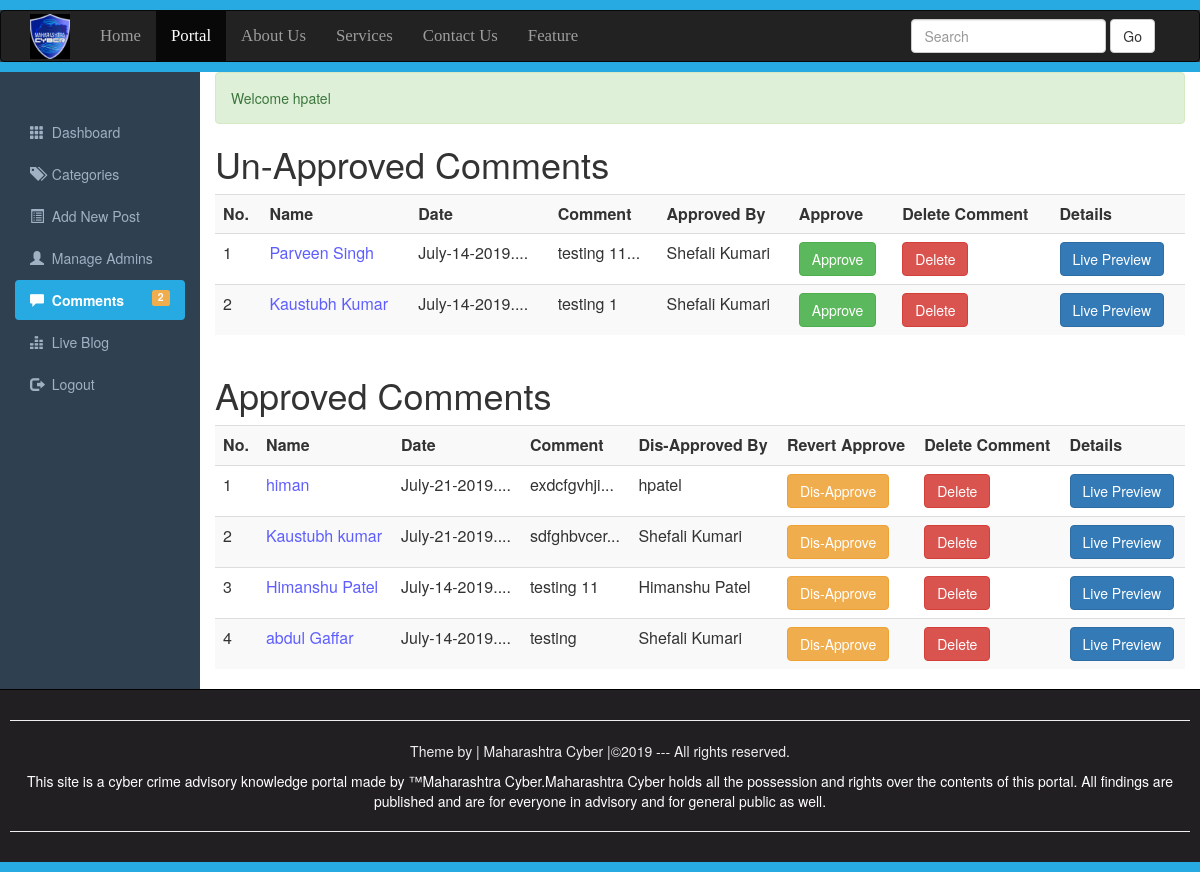
The page /Comments.php (signed in) on the database its author committed.
### tables this page shows
CREATE TABLE `comments` (
  `id` int(10) NOT NULL,
  `datetime` varchar(50) NOT NULL,
  `name` varchar(200) NOT NULL,
  `email` varchar(200) NOT NULL,
  `comment` varchar(500) NOT NULL,
  `status` varchar(5) NOT NULL,
  `admin_panel_id` int(10) NOT NULL,
  `approvedby` varchar(200) NOT NULL
);

### Comments.php (the view, shortened to what this page needs)
<?php require_once("include/Sessions.php");?>
<!DOCTYPE>
<html>
    <head>
        <link rel="stylesheet" href="css/bootstrap.min.css">
        <link rel="stylesheet" href="css/adminstyle.css">
    </head>
    <body>
    <div style="height: 10px;background: #27AAE1;"></div>
<nav class ="navbar navbar-inverse" role="navigation">
    <div class="container">
        <div class="navbar-header">
        <a class="navbar-brand" href="portal">
        <img style="margin-top: -12px;" src="images/maha.jfif" width=40;height=7;>
        </a>
        </div>
        <div class="collapse navbar-collapse" id="collapse">
        <ul class="nav navbar-nav">
            <li><a href="#">Home</a></li>
            <li class="active"><a href="portal" target="_blank">Portal</a></li>
            <li><a href="#">About Us</a></li>
            <li><a href="#">Services</a></li>
            <li><a href="#">Contact Us</a></li>
            <li><a href="#">Feature</a></li>
        </ul>
        <form action="portal" class="navbar-form navbar-right">
        <div class="form-group">
        <input type="text" class="form-control" placeholder="Search" name="Search">
        </div>
        <button class="btn btn-default" name="SearchButton">Go</button>
        </form>
        </div>
        </nav>
        <div class="Line" style="height: 10px;background: #27AAE1;"></div>
<div class="container-fluid">
<div class="row">
    <div class="col-sm-2">
    <br><br>
    <ul id="Side_Menu" class="nav nav-pills nav-stacked">
        <li><a href="dashboard">
        <span class="glyphicon glyphicon-th"></span>
        &nbsp;Dashboard</a></li>
        <li><a href="categories">
        <span class="glyphicon glyphicon-tags"></span>
        &nbsp;Categories</a></li>
        <li><a href="addNewPost">
        <span class="glyphicon glyphicon-list-alt"></span>
        &nbsp;Add New Post</a></li>
        <li><a href="manageAdmin">
        <span class="glyphicon glyphicon-user"></span>
        &nbsp;Manage Admins</a></li>
        <li  class="active"><a href="Comments.php">
        <span class="glyphicon glyphicon-comment"></span>
        &nbsp;Comments
        <?php
                     global $connection;
                     $QueryTotal="SELECT COUNT(*) FROM comments WHERE status='OFF'";
                     $ExecuteTotal=mysqli_query($connection,$QueryTotal);
                     $RowsTotal=mysqli_fetch_array($ExecuteTotal);
                     $TotalUnApprovedComments=array_shift($RowsTotal);
                ?>
                <span class="label pull-right label-warning">
                <?php echo $TotalUnApprovedComments; ?></span>
        </a></li>
        <li><a href="#">
        <span class="glyphicon glyphicon-equalizer"></span>
        &nbsp;Live Blog</a></li>
        <li><a href="logout">
        <span class="glyphicon glyphicon-log-out"></span>
        &nbsp;Logout</a></li>
        </ul>
        </div>
        <div class="col-sm-10">
        <div><?php  echo Message();
                    echo SuccessMessage();
         ?></div>
        <h1>Un-Approved Comments</h1>
        <div class="table-responsive">
            <table class="table table-striped table-hover">
                <tr>
                <th>No.</th>
                <th>Name</th>
                <th>Date</th>
                <th>Comment</th>
                <th>Approved By</th>
                <th>Approve</th>
                <th>Delete Comment</th>
                <th>Details</th>
                </tr>
                <?php
                 global $connection;
                 $ViewQuery="SELECT * FROM comments WHERE status='OFF' ORDER BY datetime desc";
                 $Execute=mysqli_query($connection,$ViewQuery);
                 $SrNo=0;
                 while($DataRows=mysqli_fetch_array($Execute)){
                    $CommentId=$DataRows["id"];
                    $DateTimeofComment=$DataRows["datetime"];
                    $PersonName=$DataRows["name"];
                    $PersonComments=$DataRows["comment"];
                    $ApprovedBy=$DataRows["approvedby"];
                    $CommentedPostId=$DataRows["admin_panel_id"];
                    $SrNo++;
                ?>
                <tr>
                    <td><?php echo htmlentities($SrNo);?></td>
                    <td style="color: #5e5eff;"><?php
                    echo htmlentities($PersonName);?></td>
                    <td><?php
                    if(strlen($DateTimeofComment)>11){$DateTimeofComment=substr($DateTimeofComment,0,12)."...";}
                    echo htmlentities($DateTimeofComment);?>.</td>
                    <td><?php
                    if(strlen($PersonComments)>10){$PersonComments=substr($PersonComments,0,10)."...";}
                    echo htmlentities($PersonComments);?></td>
                    <td><?php echo  htmlentities($ApprovedBy); ?></td>
                    <td>
                    <a href="approveComments?id=<?php echo $CommentId;?>">
                    <span class="btn btn-success">Approve</span>
                    </a></td>
                    <td>
                    <a href="deleteComments?id=<?php echo $CommentId;?>">
                    <span class="btn btn-danger">Delete</span>
                    </a>
                    </td>
                    <td><a href="fullPost?id=<?php echo $CommentedPostId;?>" target="_blank"><span class="btn btn-primary">Live Preview</span></td></a>
                    </tr>
                 <?php } ?>
            </table>
        </div>
        <h1>Approved Comments</h1>
        <div class="table-responsive">
            <table class="table table-striped table-hover">
                <tr>
                <th>No.</th>
                <th>Name</th>
                <th>Date</th>
                <th>Comment</th>
                <th>Dis-Approved By</th>
                <th>Revert Approve</th>
                <th>Delete Comment</th>
                <th>Details</th>
                </tr>
                <?php
                 global $connection;
                 $ViewQuery="SELECT * FROM comments WHERE status='ON' ORDER BY datetime desc";
                 $Execute=mysqli_query($connection,$ViewQuery);
                 $SrNo=0;
                 while($DataRows=mysqli_fetch_array($Execute)){
                    $CommentId=$DataRows["id"];
                    $DateTimeofComment=$DataRows["datetime"];
                    $PersonName=$DataRows["name"];
                    $PersonComments=$DataRows["comment"];
                    $DisApprovedBy=$DataRows["approvedby"];
                    $CommentedPostId=$DataRows["admin_panel_id"];
                    $SrNo++;
                ?>
                <tr>
                    <td><?php echo htmlentities($SrNo);?></td>
                    <td style="color: #5e5eff;"><?php
                    echo htmlentities($PersonName);?></td>
                    <td><?php
                    if(strlen($DateTimeofComment)>11){$DateTimeofComment=substr($DateTimeofComment,0,12)."...";}
                    echo htmlentities($DateTimeofComment);?>.</td>
                    <td><?php
                    if(strlen($PersonComments)>10){$PersonComments=substr($PersonComments,0,10)."...";}
                    echo htmlentities($PersonComments);?></td>
                    <td><?php echo  htmlentities($DisApprovedBy); ?></td>
                    <td>
                    <a href=disApproveComments?id=<?php echo $CommentId;?>">
                    <span class="btn btn-warning">Dis-Approve</span>
                    </a></td>
                    <td>
                    <a href="deleteComments?id=<?php echo $CommentId;?>">
                    <span class="btn btn-danger">Delete</span>
                    </a>
                    </td>
                    <td><a href="fullPost?id=<?php echo $CommentedPostId;?>" target="_blank"><span class="btn btn-primary">Live Preview</span></td></a>
                    </tr>
                 <?php } ?>
            </table>
        </div>
        </div>
</div>
</div>
<div id="Footer">
    <hr><p>Theme by | Maharashtra Cyber |&copy;2019 --- All rights reserved.
</p>
<a style="color: white; text-decoration:none; cursor: pointer; font weight: bold" href="https://www.reportphishing.in/index.php" target="_blank">
<p>This site is a cyber crime advisory knowledge portal made by &trade;Maharashtra Cyber.Maharashtra Cyber holds all the possession and rights over the contents of this portal.
    All findings are published and are for everyone in advisory and for general public as well.
</p><hr></a>
</div>
<div style="height: 10px; background: #27AAE1;"></div>
    </body>
</html>

### css/adminstyle.css (style rules this page uses)
.navbar-nav li { font-family: Bitter,Georgia,Times,"Times New Roman",serif; font-size: 1.2em; }
.Line { margin-top: -20px; }
body { background-color: #2f4050; }
.col-sm-10 { background-color: #ffffff; }
#Side_Menu a { color: #9fb1c2; }
#Side_Menu .active a { color: #ffffff; background-color: #27AAE1; font-weight: bold; }
#Footer { padding: 10px; border-top: 1px solid black; color: #eeeeee; background-color: #211f22; text-align: center; }

### Comments.php (style rules this page uses)
.navbar-nav li { font-family: Bitter,Georgia,Times,"Times New Roman",serif; font-size: 1.2em; }
.Line { margin-top: -20px; }

### rows shown on the page
comments: name "Parveen Singh", datetime "July-14-2019...", comment "testing 11...", approvedby "Shefali Kumari"
comments: name "Kaustubh Kumar", datetime "July-14-2019...", comment "testing 1", approvedby "Shefali Kumari"
comments: name "himan", datetime "July-21-2019...", comment "exdcfgvhji...", approvedby "hpatel"
comments: name "Kaustubh kumar", datetime "July-21-2019...", comment "sdfghbvcer...", approvedby "Shefali Kumari"
comments: name "Himanshu Patel", datetime "July-14-2019...", comment "testing 11", approvedby "Himanshu Patel"
comments: name "abdul Gaffar", datetime "July-14-2019...", comment "testing", approvedby "Shefali Kumari"

### other values the page prints
$TotalUnApprovedComments "2"
SuccessMessage() "Welcome hpatel"
